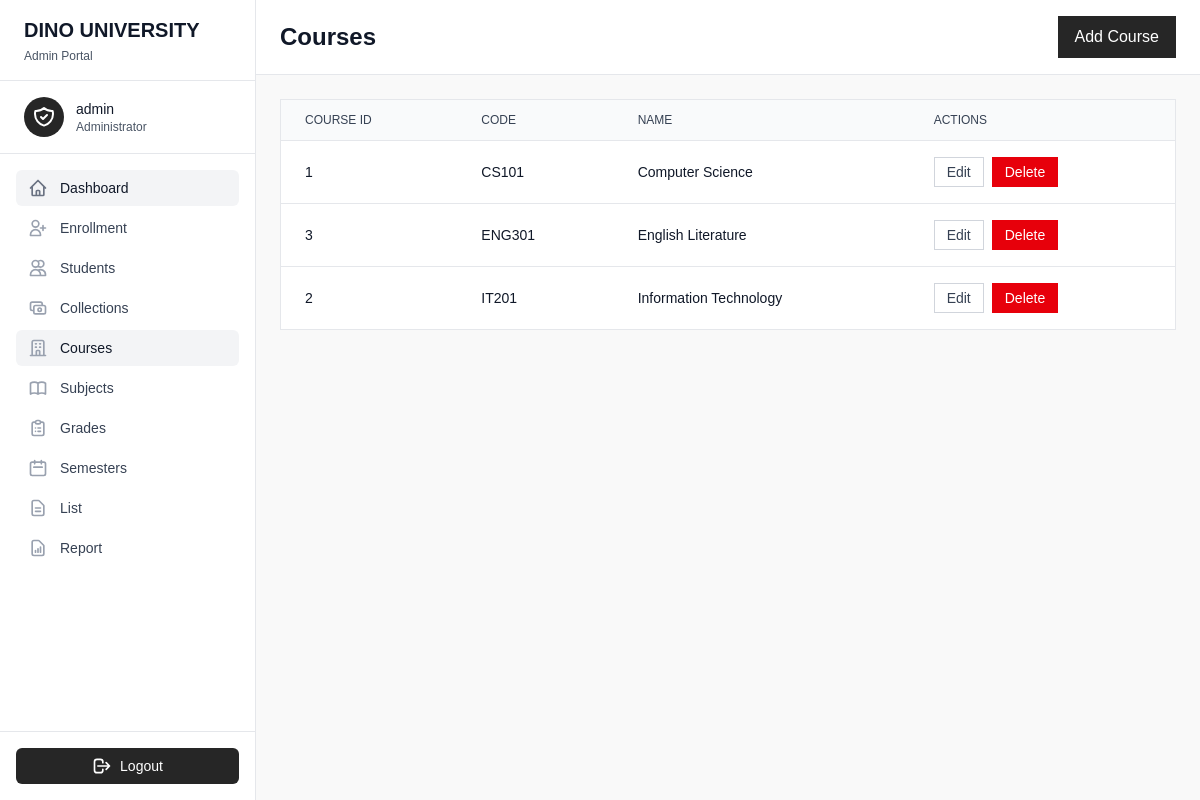
The app's page /courses/index.php (signed in) with its own data.
### tables this page shows
CREATE TABLE IF NOT EXISTS `courses` (
  `course_id` int NOT NULL AUTO_INCREMENT,
  `code` varchar(50) DEFAULT NULL,
  `name` varchar(100) DEFAULT NULL,
  PRIMARY KEY (`course_id`)
);

### courses/index.php (the view, shortened to what this page needs)
<?php
require('../partials/head.php');
$stmt = $connection->prepare("select * from courses ORDER BY name");
$stmt->execute();
$courses = $stmt->fetchAll();
?>
<body class="bg-gray-50" x-data="{ sidebarOpen: false, deleteModal: false, deleteId: null }">
    <?php require('../partials/admin_sidebar.php'); ?>
    <div class="flex-1 lg:ml-64">
        <div class="bg-white border-b border-gray-200 px-6 py-4">
            <div class="flex items-center justify-between">
                <div class="flex items-center space-x-4">
                    <h1 class="text-2xl font-extrabold text-gray-900">Courses</h1>
                </div>
                <a href="create.php" class="px-4 py-2 bg-neutral-800 hover:bg-neutral-900 text-white font-medium border border-neutral-800 focus:ring-2 focus:ring-neutral-800 focus:ring-offset-2">
                    Add Course
                </a>
            </div>
        </div>
        <div class="p-6">
            <div class="bg-white border border-gray-200">
                <div class="overflow-x-auto">
                    <table class="w-full text-sm text-left text-gray-600">
                        <thead class="text-xs uppercase bg-gray-50 text-gray-700 border-b border-gray-200">
                            <tr>
                                <th scope="col" class="px-6 py-3 font-medium">Course ID</th>
                                <th scope="col" class="px-6 py-3 font-medium">Code</th>
                                <th scope="col" class="px-6 py-3 font-medium">Name</th>
                                <th scope="col" class="px-6 py-3 font-medium">Actions</th>
                            </tr>
                        </thead>
                        <tbody class="divide-y divide-gray-200">
                            <?php foreach ($courses as $course): ?>
                                <tr class="hover:bg-gray-50">
                                    <td class="px-6 py-4 font-medium text-gray-900">
                                        <?= htmlspecialchars($course['course_id']) ?>
                                    </td>
                                    <td class="px-6 py-4 text-gray-900">
                                        <?= htmlspecialchars($course['code']) ?>
                                    </td>
                                    <td class="px-6 py-4 text-gray-900">
                                        <?= htmlspecialchars($course['name']) ?>
                                    </td>
                                    <td class="px-6 py-4">
                                        <div class="flex items-center space-x-2">
                                            <a href="edit.php?id=<?= $course['course_id'] ?>"
                                                class="px-3 py-1 border border-gray-300 bg-white hover:bg-gray-50 text-gray-700 text-sm font-medium focus:ring-2 focus:ring-neutral-800 focus:ring-offset-2">
                                                Edit
                                            </a>
                                            <button @click="deleteModal = true; deleteId = <?= $course['course_id'] ?>"
                                                class="px-3 py-1 bg-red-600 hover:bg-red-700 text-white text-sm font-medium border border-red-600 focus:ring-2 focus:ring-red-600 focus:ring-offset-2">
                                                Delete
                                            </button>
                                        </div>
                                    </td>
                                </tr>
                            <?php endforeach; ?>
                        </tbody>
                    </table>
                </div>
            </div>
        </div>
    </div>
</body>
<?php
require('../partials/footer.php')
?>

### partials/head.php (style rules this page uses)
html, body { height: 100%; margin: 0; padding: 0; font-family: sans-serif; font-weight: 100; background-color: #f9f9f9; color: #333; box-sizing: border-box; }

### records on screen
courses: course_id "1", code "CS101", name "Computer Science"
courses: course_id "3", code "ENG301", name "English Literature"
courses: course_id "2", code "IT201", name "Information Technology"

### other values on screen
$_SESSION['user']['name'] "admin"
